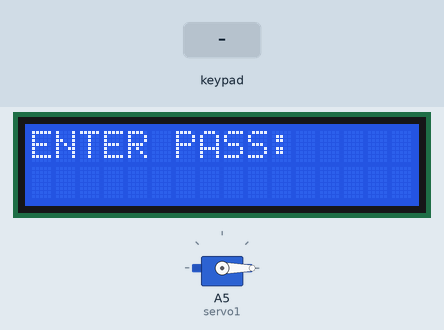
This sketch was run on a simulated Arduino Uno, built with avr-gcc and run on an emulated ATmega328P. On the bench: servo, 16×2 character LCD. The inputs (shaded band) are chosen by the test bench.

Above: at 1.2 s.
1.3 s: keypad keys 1 2 3 4 # pressed 0.4 s apart
At 3.6 s:
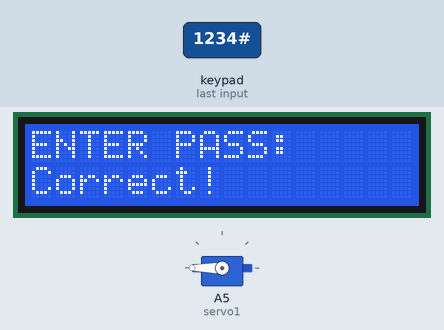
4.8 s: key 'A' pressed
7.8 s: key 'B' pressed
At 10.6 s:
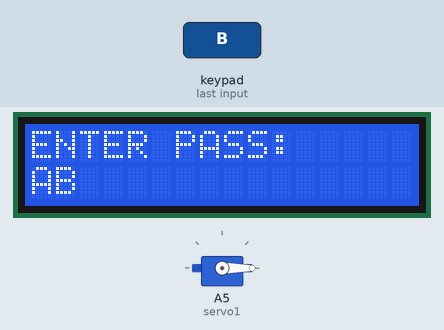
10.8 s: keypad keys 1 2 3 4 A pressed 0.4 s apart
At 13.3 s:
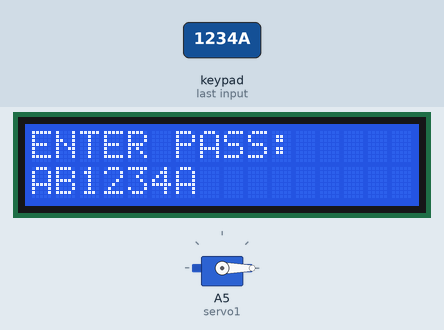
14.3 s: key 'C' pressed
At 14.9 s:
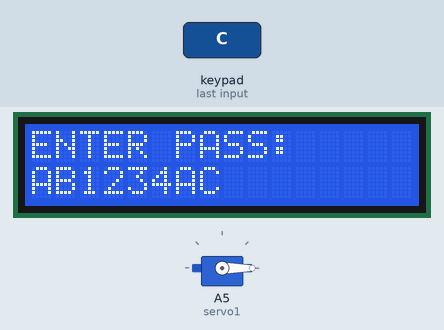
15.8 s: keypad keys 1 2 3 4 D pressed 0.4 s apart
At 18.4 s:
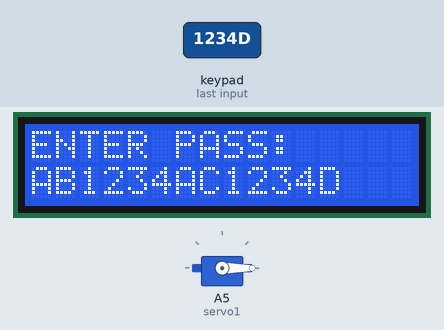
Timing chart, 0 to 19.9 s (numbered marks = the images above; inputs shaded):
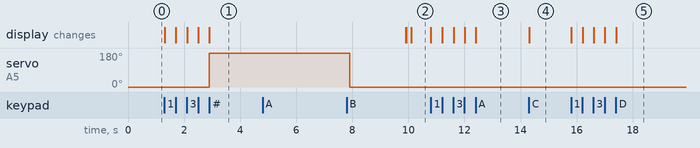

Measured:
- after the input at 1.3 s, servo on A5 (servo1): 0° → 180° after 1.6 s; the display: first changes at once (image 1 shows a later state)
- after the input at 4.8 s, every drawn part: stays the same
- after the input at 7.8 s, the display: first differs from a run without the input after 2.3 s (image 2)
- after the input at 10.8 s, the display: first changes at once (image 3 shows a later state)
- after the input at 14.3 s, the display: changes at once (image 4)
- after the input at 15.8 s, the display: first changes at once (image 5 shows a later state)

The sketch:

DoorLockingSystem.ino
```cpp
#include <Servo.h>
#include <Keypad.h>
#include <LiquidCrystal.h>

Servo servo1;
const byte row = 4;
const byte col = 4;
char hexakeys[row][col] =
{
  {'1','2','3','A'},
  {'4','5','6','B'},
  {'7','8','9','C'},
  {'*','0','#','D'},
};

byte rowPins[row] = {13, 12, 11, 10};
byte colPins[col] = {9, 8, 7, 6};
Keypad custompad = Keypad(makeKeymap(hexakeys), rowPins, colPins, 4, 4);

const int RS = 5, E = A0, D4 = A1, D5 = A2, D6 = A3, D7 = A4;
LiquidCrystal lcd(RS, E, D4, D5, D6, D7);

String password = "1234";
String input = "";

void setup()
{
  servo1.attach(A5);
  servo1.write(0);
  lcd.begin(16, 2);
  lcd.print("ENTER PASS:");
}

void loop()
{
  char key = custompad.getKey();

  if (key) {
    if (key == '#') {
      if (input == password) {
        lcd.setCursor(0, 1);
        lcd.print("Correct!      ");
        servo1.write(180);
        delay(5000);
        servo1.write(0);
      } else {
        lcd.setCursor(0, 1);
        lcd.print("Wrong!        ");
      }
      delay(2000);
      lcd.clear();
      lcd.print("ENTER PASS:");
      input = "";
    }
    else if (key == '*') {
      input = "";
      lcd.setCursor(0, 1);
      lcd.print("                ");
    }
    else {
      input += key;
      lcd.setCursor(0, 1);
      lcd.print(input);
    }
  }
}
```
